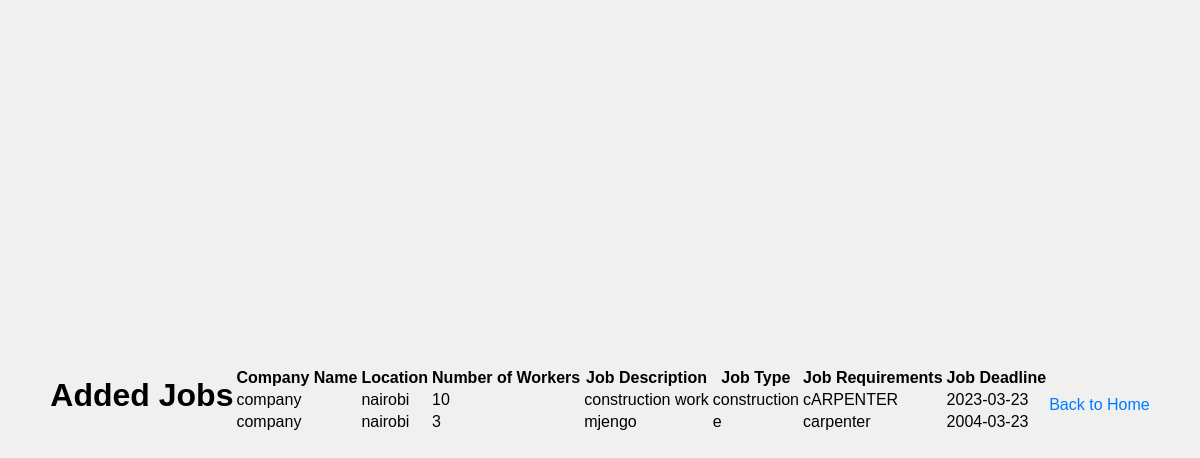
The app's page /jobcreated with its own data.
### app.py (models this page shows)
class jobs(db.Model):
    id = db.Column(db.Integer, primary_key=True)
    numberofworkers = db.Column(db.Integer, nullable=False)
    companyname = db.Column(db.String(80), nullable=False)
    location = db.Column(db.String(80), nullable=False)
    jobdescription = db.Column(db.String(80), nullable=False)
    jobtype = db.Column(db.String(80), nullable=True)
    jobrequirements = db.Column(db.String(80), nullable=False)
    jobdeadline = db.Column(db.String(80), nullable=False)

### app.py (the view)
@app.route('/jobcreated')
def jobcreated():
    all_jobs = jobs.query.all()
    return render_template('jobscreated.html', jobs=all_jobs)

### templates/jobscreated.html (shortened to what this page needs)
<!DOCTYPE html>
<html lang="en">
<head>
    <link rel="stylesheet" href="{{ url_for('static', filename='main.css') }}">
</head>
<body>
    <h1>Added Jobs</h1>
    <table>
        <tr>
            <th>Company Name</th>
            <th>Location</th>
            <th>Number of Workers</th>
            <th>Job Description</th>
            <th>Job Type</th>
            <th>Job Requirements</th>
            <th>Job Deadline</th>
        </tr>
        {% for job in jobs %}
        <tr>
            <td>{{ job.companyname }}</td>
            <td>{{ job.location }}</td>
            <td>{{ job.numberofworkers }}</td>
            <td>{{ job.jobdescription }}</td>
            <td>{{ job.jobtype }}</td>
            <td>{{ job.jobrequirements }}</td>
            <td>{{ job.jobdeadline }}</td>
        </tr>
        {% endfor %}
    </table>
    <p><a href="{{ url_for('index') }}">Back to Home</a></p>
</body>
</html>

### static/main.css (style rules this page uses)
body, h1, form, label, input, p, a { margin: 0; padding: 0; }
body { font-family: Arial, sans-serif; background-color: #f0f0f0; display: flex; justify-content: center; align-items: center; min-height: 100vh; }
h1 { margin-bottom: 10px; }
p { margin-top: 10px; }
a { color: #007bff; text-decoration: none; }

### records on screen
jobs: companyname "company", location "nairobi", numberofworkers "10", jobdescription "construction work", jobtype "construction", jobrequirements "cARPENTER", jobdeadline "2023-03-23"
jobs: companyname "company", location "nairobi", numberofworkers "3", jobdescription "mjengo", jobtype "e", jobrequirements "carpenter", jobdeadline "2004-03-23"
